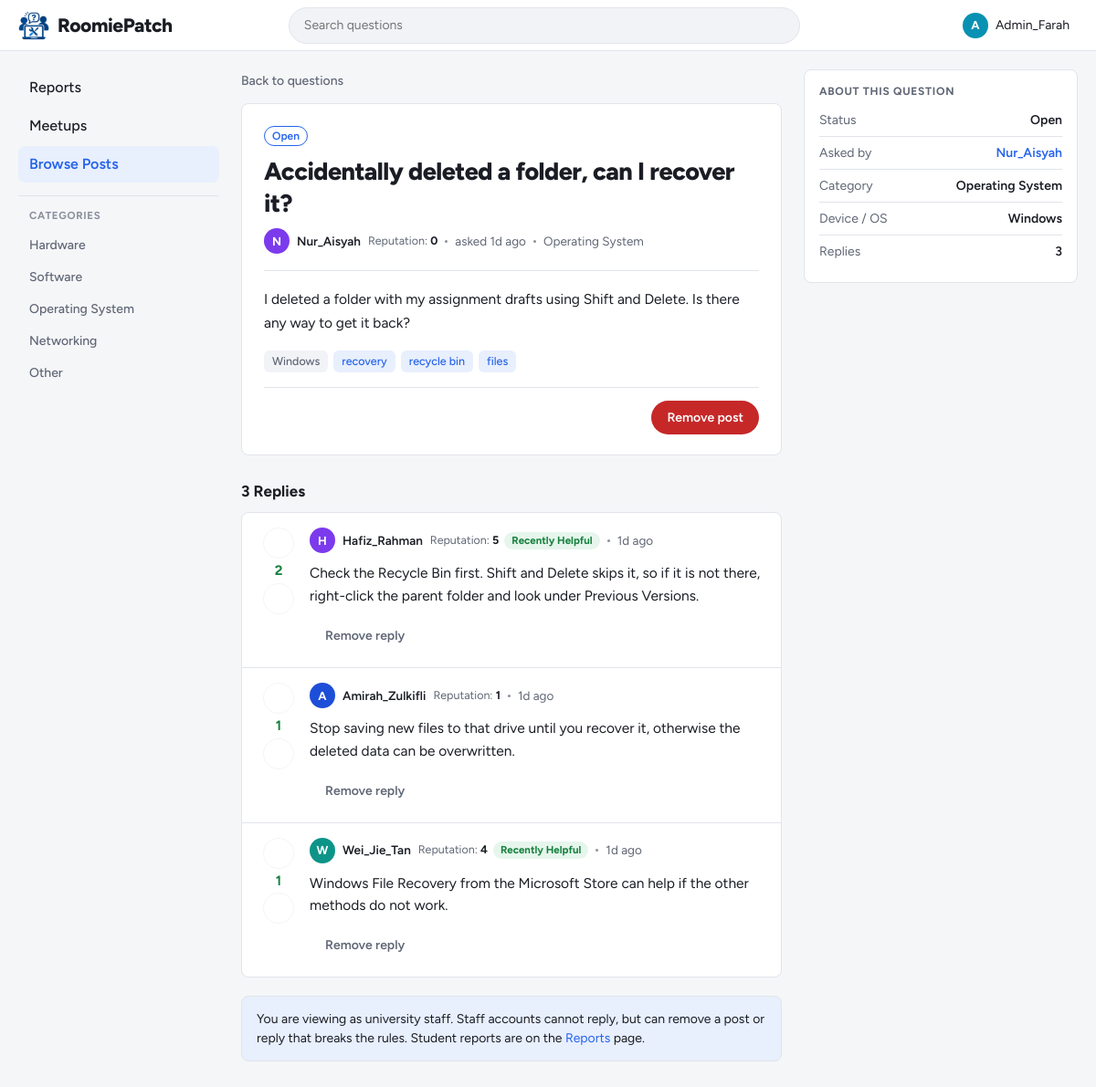
The app's page /student/post.php?id=16 (signed in), older data.
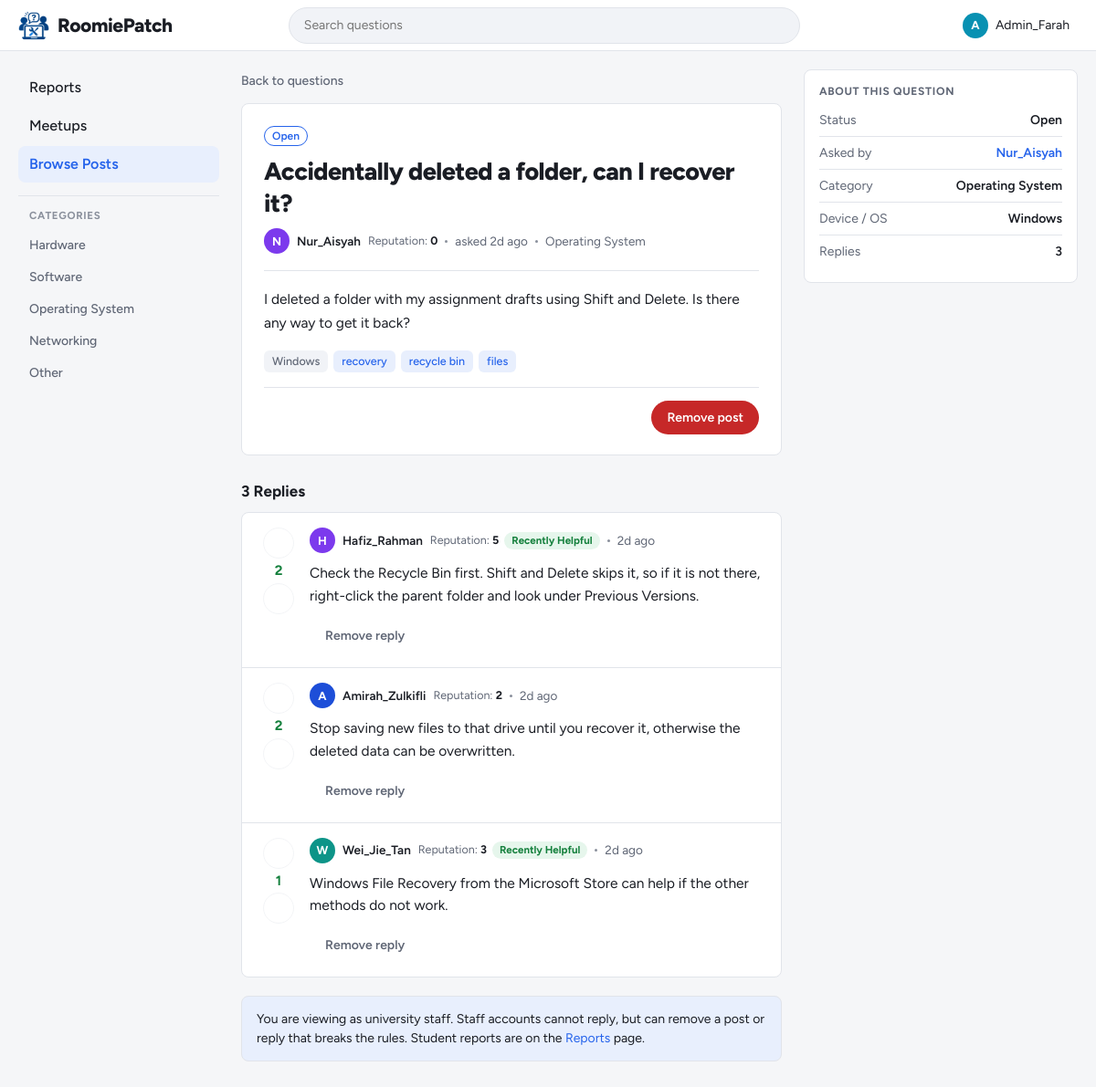
The same page, newer data.
### tables this page shows
CREATE TABLE posts (
    post_id     INT AUTO_INCREMENT PRIMARY KEY,
    user_id     INT NOT NULL,
    title       VARCHAR(150) NOT NULL,
    description TEXT NOT NULL,
    category_id INT NOT NULL,
    device_os   ENUM('Windows', 'macOS', 'Linux', 'Android', 'iOS', 'Other') NOT NULL,
    tags        VARCHAR(255) NULL,                 
    status      ENUM('Open', 'Resolved') NOT NULL DEFAULT 'Open',
    created_at  DATETIME NOT NULL DEFAULT CURRENT_TIMESTAMP,
    FOREIGN KEY (user_id) REFERENCES users(user_id) ON DELETE CASCADE,
    FOREIGN KEY (category_id) REFERENCES categories(category_id)
);

CREATE TABLE replies (
    reply_id    INT AUTO_INCREMENT PRIMARY KEY,
    post_id     INT NOT NULL,
    user_id     INT NOT NULL,
    content     TEXT NOT NULL,
    is_resolved TINYINT(1) NOT NULL DEFAULT 0,     
    created_at  DATETIME NOT NULL DEFAULT CURRENT_TIMESTAMP,
    FOREIGN KEY (post_id) REFERENCES posts(post_id) ON DELETE CASCADE,
    FOREIGN KEY (user_id) REFERENCES users(user_id) ON DELETE CASCADE
);

CREATE TABLE users (
    user_id   INT AUTO_INCREMENT PRIMARY KEY,
    username  VARCHAR(50)  NOT NULL UNIQUE,
    login_id  VARCHAR(20)  NOT NULL UNIQUE,       
    password  VARCHAR(255) NOT NULL,              
    role      ENUM('student', 'admin') NOT NULL DEFAULT 'student',
     
     
    reputation INT NOT NULL DEFAULT 0,
    bio       TEXT NULL
);

CREATE TABLE categories (
    category_id   INT AUTO_INCREMENT PRIMARY KEY,
    category_name VARCHAR(50) NOT NULL UNIQUE
);

### includes/auth.php (called while the page is built, shortened)
<?php
require_once __DIR__ . '/functions.php';
function is_staff()
{
    return ($_SESSION['role'] ?? '') === 'admin';
}

### student/post.php (the view, shortened to what the changed rows need)
<?php
require_once '../includes/auth.php';
require_once '../config/db.php';
$user_id = (int) $_SESSION['user_id'];
$post_id = (int) get_text('id');
$stmt = $conn->prepare('
    SELECT p.*, u.username, c.category_name
    FROM posts p
    JOIN users u ON u.user_id = p.user_id
    JOIN categories c ON c.category_id = p.category_id
    WHERE p.post_id = ?');
$stmt->bind_param('i', $post_id);
$stmt->execute();
$post = $stmt->get_result()->fetch_assoc();
$is_resolved = $post['status'] === 'Resolved';
$replies = get_replies($conn, $post_id, $user_id);
$reply_count = count($replies);
$rep_info = get_reputation_info($conn, array_merge([(int) $post['user_id']], array_column($replies, 'user_id')));
include '../includes/header.php';
$profile_url = BASE_URL . 'student/profile.php?id=';
?>
<main class="content">
    <article class="thread<?= $is_resolved ? ' is-resolved' : '' ?>">
        <header class="thread-head">
            <?php if ($is_resolved): ?>
                <span class="status-badge resolved"><?= icon('check', 14) ?>Resolved</span>
            <?php else: ?>
                <span class="status-badge open">Open</span>
            <?php endif; ?>
            <h1 class="thread-title"><?= e($post['title']) ?></h1>
            <div class="thread-meta">
                <a class="author-chip" href="<?= $profile_url . (int) $post['user_id'] ?>">
                    <?= avatar($post['username'], 'sm') ?><?= e($post['username']) ?>
                </a>
                <?= reputation_label((int) $post['user_id'], $rep_info) ?>
                <span class="dot" aria-hidden="true"></span>
                <span>asked <time datetime="<?= e($post['created_at']) ?>"><?= e(time_ago($post['created_at'])) ?></time></span>
                <span class="dot" aria-hidden="true"></span>
                <a href="<?= BASE_URL ?>student/browse.php?category=<?= (int) $post['category_id'] ?>"><?= e($post['category_name']) ?></a>
            </div>
        </header>
        <div class="thread-body"><?= nl2br(e($post['description'])) ?></div>
        <div class="post-footer">
            <a class="chip chip-device" href="<?= BASE_URL ?>student/browse.php?device=<?= urlencode($post['device_os']) ?>"><?= e($post['device_os']) ?></a>
            <?php foreach (tag_list($post['tags']) as $post_tag): ?>
                <a class="chip" href="<?= BASE_URL ?>student/browse.php?tag=<?= urlencode($post_tag) ?>"><?= e($post_tag) ?></a>
            <?php endforeach; ?>
        </div>
        <div class="thread-actions">
            <?php if (is_staff()): ?>
                <form method="post" action="<?= BASE_URL ?>actions/staff_remove.php"
                      onsubmit="return confirm('Remove this post as staff? Its replies and images will also be removed. This cannot be undone.');">
                </form>
            <?php else: ?>
                <a class="btn btn-danger-ghost btn-sm" href="<?= BASE_URL ?>student/report.php?type=post&amp;id=<?= $post_id ?>">
                    <?= icon('flag', 16) ?>Report
                </a>
            <?php endif; ?>
        </div>
    </article>
    <?php
    $last_reply_id = 0;
    foreach ($replies as $r) {
        $last_reply_id = max($last_reply_id, (int) $r['reply_id']);
    }
    ?>
    <section data-thread data-post-id="<?= $post_id ?>" data-last-reply-id="<?= $last_reply_id ?>" data-status="<?= e($post['status']) ?>">
        <h2 class="replies-heading">
            <span data-reply-count><?= $reply_count ?></span>
            <span data-reply-word><?= $reply_count === 1 ? 'Reply' : 'Replies' ?></span>
        </h2>
        <div class="reply-list" id="reply-list" <?= $reply_count === 0 ? 'hidden' : '' ?>>
            <?php foreach ($replies as $reply): ?>
                <?php include '../includes/reply_item.php'; ?>
            <?php endforeach; ?>
        </div>
    </section>
</main>
<aside class="rail">
    <section class="rail-box">
        <h2>About this question</h2>
        <dl class="info-list">
            <div><dt>Asked by</dt><dd><a href="<?= $profile_url . (int) $post['user_id'] ?>"><?= e($post['username']) ?></a></dd></div>
            <div><dt>Category</dt><dd><?= e($post['category_name']) ?></dd></div>
            <div><dt>Device / OS</dt><dd><?= e($post['device_os']) ?></dd></div>
        </dl>
    </section>
</aside>
<?php include '../includes/footer.php'; ?>

### includes/functions.php (shortened to what the changed rows need)
<?php
function e($text)
{
    return htmlspecialchars((string) $text, ENT_QUOTES, 'UTF-8');
}
function time_ago($datetime)
{
    $seconds = time() - strtotime($datetime);
    if ($seconds < 7 * 86400) {
        return floor($seconds / 86400) . 'd ago';
    }
    return date('j M Y', strtotime($datetime));
}
function tag_list($tags)
{
    $list = [];
    foreach (explode(',', (string) $tags) as $tag) {
        $tag = trim($tag);
        if ($tag !== '') {
            $list[] = $tag;
        }
    }
    return $list;
}
function avatar($username, $size = 'md')
{
    $colours = ['#2563eb', '#0891b2', '#4f46e5', '#0d9488', '#7c3aed', '#1d4ed8'];
    $colour = $colours[crc32($username) % count($colours)];
    $letter = strtoupper(mb_substr($username, 0, 1));
    return '<span class="avatar avatar-' . e($size) . '" style="background:' . $colour . '" aria-hidden="true">'
        . e($letter) . '</span>';
}
function get_text($name, $max = 100)
{
    $value = $_GET[$name] ?? '';
    return mb_substr(trim($value), 0, $max);
}
function get_reputation_info($conn, $user_ids)
{
    $user_ids = array_values(array_unique(array_map('intval', $user_ids)));
    $info = [];
    $placeholders = implode(',', array_fill(0, count($user_ids), '?'));
    $types = str_repeat('i', count($user_ids));
    $stmt = $conn->prepare("SELECT user_id, reputation FROM users WHERE user_id IN ($placeholders)");
    $stmt->bind_param($types, ...$user_ids);
    $stmt->execute();
    foreach ($stmt->get_result() as $row) {
        $info[(int) $row['user_id']] = ['reputation' => (int) $row['reputation'], 'status' => null, 'recent_up' => 0, 'recent_down' => 0];
    }
    $days = REP_RECENT_DAYS;
    $stmt = $conn->prepare("
        SELECT r.user_id,
               SUM(v.vote_type = 'upvote')   AS ups,
               SUM(v.vote_type = 'downvote') AS downs
        FROM reply_votes v
        JOIN replies r ON r.reply_id = v.reply_id
        WHERE r.user_id IN ($placeholders) AND v.updated_at >= NOW() - INTERVAL $days DAY
        GROUP BY r.user_id");
    $stmt->bind_param($types, ...$user_ids);
    $stmt->execute();
    foreach ($stmt->get_result() as $row) {
        $uid = (int) $row['user_id'];
        $ups = (int) $row['ups'];
        $downs = (int) $row['downs'];
        $info[$uid]['recent_up'] = $ups;
        $info[$uid]['recent_down'] = $downs;
        $total = $ups + $downs;
        if ($total >= REP_RECENT_MIN_VOTES) {
            $share = $ups / $total;
            if ($share >= REP_HELPFUL_SHARE) {
                $info[$uid]['status'] = 'helpful';
            } elseif ($share <= REP_NOT_HELPFUL_SHARE) {
                $info[$uid]['status'] = 'not_helpful';
            }
        }
    }
    return $info;
}
function reputation_label($user_id, $info)
{
    $rep = $info[$user_id]['reputation'] ?? 0;
    $status = $info[$user_id]['status'] ?? null;
    $html = '<span class="rep-info" data-rep-user="' . (int) $user_id . '">'
        . '<span class="rep-score" title="Reputation: upvotes minus downvotes on all replies">'
        . '<span class="rep-label">Reputation: </span><strong>' . (int) $rep . '</strong><span class="rep-short"> rep</span></span>';
    if ($status === 'helpful') {
        $html .= '<span class="rep-status helpful" title="Most votes on this student\'s replies in the last ' . REP_RECENT_DAYS . ' days were upvotes">Recently Helpful</span>';
    } elseif ($status === 'not_helpful') {
        $html .= '<span class="rep-status not-helpful" title="Most votes on this student\'s replies in the last ' . REP_RECENT_DAYS . ' days were downvotes">Recently Not Helpful</span>';
    }
    return $html . '</span>';
}
function get_replies($conn, $post_id, $viewer_id, $after = 0)
{
    $order = $after > 0 ? 'r.reply_id ASC' : 'r.is_resolved DESC, r.created_at ASC';
    $stmt = $conn->prepare("
        SELECT r.reply_id, r.user_id, r.content, r.is_resolved, r.created_at, u.username,
               (SELECT COALESCE(SUM(IF(v.vote_type = 'upvote', 1, -1)), 0)
                FROM reply_votes v WHERE v.reply_id = r.reply_id) AS score,
               (SELECT v.vote_type FROM reply_votes v
                WHERE v.reply_id = r.reply_id AND v.user_id = ?) AS my_vote
        FROM replies r
        JOIN users u ON u.user_id = r.user_id
        WHERE r.post_id = ? AND r.reply_id > ?
        ORDER BY $order
        LIMIT 200");
    $stmt->bind_param('iii', $viewer_id, $post_id, $after);
    $stmt->execute();
    return $stmt->get_result()->fetch_all(MYSQLI_ASSOC);
}

### includes/reply_item.php (shortened to what the changed rows need)
<?php
$own_reply = (int) $reply['user_id'] === (int) $user_id;
$can_vote = !$own_reply && !is_staff();
$my_vote = $reply['my_vote'] ?? null;
if ($own_reply) {
    $vote_note = 'You cannot vote on your own reply';
} elseif (is_staff()) {
    $vote_note = 'Only students can vote';
} else {
    $vote_note = '';
}
?>
<article class="reply<?= $reply['is_resolved'] ? ' resolved' : '' ?>" id="reply-<?= (int) $reply['reply_id'] ?>" data-reply-id="<?= (int) $reply['reply_id'] ?>">
    <div class="reply-layout">
        <form class="vote-box" method="post" action="<?= BASE_URL ?>actions/vote.php" data-vote-form>
            <button type="submit" name="vote" value="upvote"
                    class="vote-btn up<?= $my_vote === 'upvote' ? ' active' : '' ?>"
                    aria-pressed="<?= $my_vote === 'upvote' ? 'true' : 'false' ?>"
                    aria-label="Upvote this reply" title="<?= $vote_note !== '' ? e($vote_note) : 'Helpful: upvote' ?>"
                    <?= $can_vote ? '' : 'disabled' ?>><?= icon('arrow-up', 20) ?></button>
            <span class="vote-score<?= $reply['score'] > 0 ? ' positive' : ($reply['score'] < 0 ? ' negative' : '') ?>"
                  data-vote-score aria-label="Reply score"><?= (int) $reply['score'] ?></span>
            <button type="submit" name="vote" value="downvote"
                    class="vote-btn down<?= $my_vote === 'downvote' ? ' active' : '' ?>"
                    aria-pressed="<?= $my_vote === 'downvote' ? 'true' : 'false' ?>"
                    aria-label="Downvote this reply" title="<?= $vote_note !== '' ? e($vote_note) : 'Not helpful: downvote' ?>"
                    <?= $can_vote ? '' : 'disabled' ?>><?= icon('arrow-down', 20) ?></button>
        </form>
        <div class="reply-main">
            <div class="reply-meta">
                <a class="author-chip" href="<?= BASE_URL ?>student/profile.php?id=<?= (int) $reply['user_id'] ?>">
                    <?= avatar($reply['username'], 'sm') ?><?= e($reply['username']) ?>
                </a>
                <?= reputation_label((int) $reply['user_id'], $rep_info) ?>
                <span class="dot" aria-hidden="true"></span>
                <time datetime="<?= e($reply['created_at']) ?>"><?= e(time_ago($reply['created_at'])) ?></time>
            </div>
            <div class="reply-body"><?= nl2br(e($reply['content'])) ?></div>
            <?php if (is_staff()): ?>
                <form class="reply-actions" method="post" action="<?= BASE_URL ?>actions/staff_remove.php"
                      onsubmit="return confirm('Remove this reply as staff? This cannot be undone.');">
                    <button type="submit" class="btn btn-danger-ghost btn-sm"><?= icon('trash', 15) ?>Remove reply</button>
                </form>
            <?php endif; ?>
        </div>
    </div>
</article>

Row changes from the older to the newer data that the page shows:
changed posts "Accidentally deleted a folder, can I recover it?": created_at "1d ago" → "2d ago"
changed replies "Hafiz_Rahman": created_at "1d ago" → "2d ago"
changed replies "Amirah_Zulkifli": score "1" → "2"; user "1" → "2"; created_at "1d ago" → "2d ago"
changed replies "Wei_Jie_Tan": user "4" → "3"; created_at "1d ago" → "2d ago"
